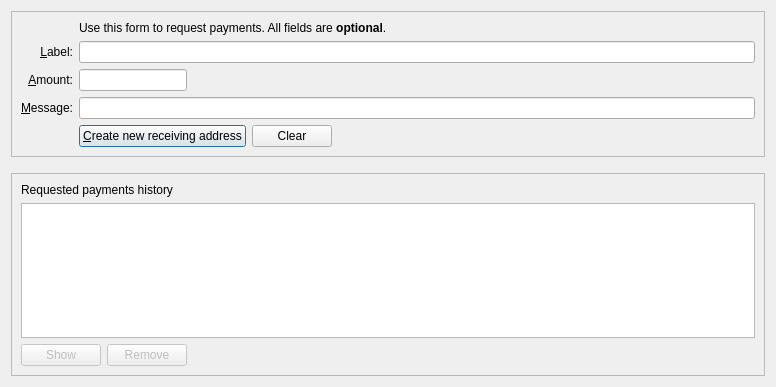
<?xml version="1.0" encoding="UTF-8"?>
<ui version="4.0">
 <class>ReceiveCoinsDialog</class>
 <widget class="QDialog" name="ReceiveCoinsDialog">
  <property name="geometry">
   <rect>
    <x>0</x>
    <y>0</y>
    <width>776</width>
    <height>387</height>
   </rect>
  </property>
  <layout class="QVBoxLayout" name="verticalLayout" stretch="0,0,1">
   <item>
    <widget class="QFrame" name="frame2">
     <property name="sizePolicy">
      <sizepolicy hsizetype="Preferred" vsizetype="Expanding">
       <horstretch>0</horstretch>
       <verstretch>0</verstretch>
      </sizepolicy>
     </property>
     <property name="frameShape">
      <enum>QFrame::StyledPanel</enum>
     </property>
     <property name="frameShadow">
      <enum>QFrame::Sunken</enum>
     </property>
     <layout class="QVBoxLayout" name="verticalLayout_3">
      <item>
       <layout class="QGridLayout" name="gridLayout">
        <item row="6" column="0">
         <widget class="QLabel" name="label_3">
          <property name="toolTip">
           <string>An optional message to attach to the payment request, which will be displayed when the request is opened. Note: The message will not be sent with the payment over the ETXO network.</string>
          </property>
          <property name="text">
           <string>&amp;Message:</string>
          </property>
          <property name="alignment">
           <set>Qt::AlignRight|Qt::AlignTrailing|Qt::AlignVCenter</set>
          </property>
          <property name="buddy">
           <cstring>reqMessage</cstring>
          </property>
         </widget>
        </item>
        <item row="4" column="2">
         <widget class="QLineEdit" name="reqLabel">
          <property name="toolTip">
           <string>An optional label to associate with the new receiving address.</string>
          </property>
         </widget>
        </item>
        <item row="6" column="2">
         <widget class="QLineEdit" name="reqMessage">
          <property name="toolTip">
           <string>An optional message to attach to the payment request, which will be displayed when the request is opened.&lt;br&gt;Note: The message will not be sent with the payment over the ETXO network.</string>
          </property>
         </widget>
        </item>
        <item row="2" column="2">
         <widget class="QLabel" name="label_5">
          <property name="text">
           <string>Use this form to request payments. All fields are &lt;b&gt;optional&lt;/b&gt;.</string>
          </property>
         </widget>
        </item>
        <item row="4" column="0">
         <widget class="QLabel" name="label_2">
          <property name="toolTip">
           <string>An optional label to associate with the new receiving address.</string>
          </property>
          <property name="text">
           <string>&amp;Label:</string>
          </property>
          <property name="alignment">
           <set>Qt::AlignRight|Qt::AlignTrailing|Qt::AlignVCenter</set>
          </property>
          <property name="buddy">
           <cstring>reqLabel</cstring>
          </property>
         </widget>
        </item>
        <item row="5" column="0">
         <widget class="QLabel" name="label">
          <property name="toolTip">
           <string>An optional amount to request. Leave this empty or zero to not request a specific amount.</string>
          </property>
          <property name="text">
           <string>&amp;Amount:</string>
          </property>
          <property name="alignment">
           <set>Qt::AlignRight|Qt::AlignTrailing|Qt::AlignVCenter</set>
          </property>
          <property name="buddy">
           <cstring>reqAmount</cstring>
          </property>
         </widget>
        </item>
        <item row="7" column="2">
         <layout class="QHBoxLayout" name="horizontalLayout">
          <item>
           <widget class="QPushButton" name="receiveButton">
            <property name="minimumSize">
             <size>
              <width>150</width>
              <height>0</height>
             </size>
            </property>
            <property name="text">
             <string>&amp;Create new receiving address</string>
            </property>
            <property name="autoDefault">
             <bool>false</bool>
            </property>
            <property name="default">
             <bool>true</bool>
            </property>
           </widget>
          </item>
          <item>
           <widget class="QPushButton" name="clearButton">
            <property name="sizePolicy">
             <sizepolicy hsizetype="Minimum" vsizetype="Fixed">
              <horstretch>0</horstretch>
              <verstretch>0</verstretch>
             </sizepolicy>
            </property>
            <property name="toolTip">
             <string>Clear all fields of the form.</string>
            </property>
            <property name="text">
             <string>Clear</string>
            </property>
            <property name="autoDefault">
             <bool>false</bool>
            </property>
           </widget>
          </item>
          <item>
           <spacer name="horizontalSpacer">
            <property name="orientation">
             <enum>Qt::Horizontal</enum>
            </property>
            <property name="sizeHint" stdset="0">
             <size>
              <width>40</width>
              <height>20</height>
             </size>
            </property>
           </spacer>
          </item>
         </layout>
        </item>
        <item row="7" column="0">
         <widget class="QLabel" name="label_7">
          <property name="text">
           <string/>
          </property>
         </widget>
        </item>
        <item row="5" column="2">
         <layout class="QHBoxLayout" name="horizontalLayout_4" stretch="0,1">
          <property name="spacing">
           <number>0</number>
          </property>
          <property name="topMargin">
           <number>0</number>
          </property>
          <item>
           <widget class="BitcoinAmountField" name="reqAmount">
            <property name="toolTip">
             <string>An optional amount to request. Leave this empty or zero to not request a specific amount.</string>
            </property>
           </widget>
          </item>
          <item>
           <spacer name="horizontalSpacer_3">
            <property name="orientation">
             <enum>Qt::Horizontal</enum>
            </property>
            <property name="sizeHint" stdset="0">
             <size>
              <width>40</width>
              <height>20</height>
             </size>
            </property>
           </spacer>
          </item>
         </layout>
        </item>
       </layout>
      </item>
     </layout>
    </widget>
   </item>
   <item>
    <spacer name="verticalSpacer_2">
     <property name="orientation">
      <enum>Qt::Vertical</enum>
     </property>
     <property name="sizeHint" stdset="0">
      <size>
       <width>20</width>
       <height>10</height>
      </size>
     </property>
    </spacer>
   </item>
   <item>
    <widget class="QFrame" name="frame">
     <property name="sizePolicy">
      <sizepolicy hsizetype="Preferred" vsizetype="Expanding">
       <horstretch>0</horstretch>
       <verstretch>0</verstretch>
      </sizepolicy>
     </property>
     <property name="frameShape">
      <enum>QFrame::StyledPanel</enum>
     </property>
     <property name="frameShadow">
      <enum>QFrame::Raised</enum>
     </property>
     <layout class="QVBoxLayout" name="verticalLayout_2">
      <item>
       <widget class="QLabel" name="label_6">
        <property name="text">
         <string>Requested payments history</string>
        </property>
       </widget>
      </item>
      <item>
       <widget class="QTableView" name="recentRequestsView">
        <property name="contextMenuPolicy">
         <enum>Qt::CustomContextMenu</enum>
        </property>
        <property name="tabKeyNavigation">
         <bool>false</bool>
        </property>
        <property name="sortingEnabled">
         <bool>true</bool>
        </property>
       </widget>
      </item>
      <item>
       <layout class="QHBoxLayout" name="horizontalLayout_2">
        <item>
         <widget class="QPushButton" name="showRequestButton">
          <property name="enabled">
           <bool>false</bool>
          </property>
          <property name="toolTip">
           <string>Show the selected request (does the same as double clicking an entry)</string>
          </property>
          <property name="text">
           <string>Show</string>
          </property>
          <property name="autoDefault">
           <bool>false</bool>
          </property>
         </widget>
        </item>
        <item>
         <widget class="QPushButton" name="removeRequestButton">
          <property name="enabled">
           <bool>false</bool>
          </property>
          <property name="toolTip">
           <string>Remove the selected entries from the list</string>
          </property>
          <property name="text">
           <string>Remove</string>
          </property>
          <property name="autoDefault">
           <bool>false</bool>
          </property>
         </widget>
        </item>
        <item>
         <spacer name="horizontalSpacer_2">
          <property name="orientation">
           <enum>Qt::Horizontal</enum>
          </property>
          <property name="sizeHint" stdset="0">
           <size>
            <width>40</width>
            <height>20</height>
           </size>
          </property>
         </spacer>
        </item>
       </layout>
      </item>
     </layout>
    </widget>
   </item>
  </layout>
 </widget>
 <customwidgets>
  <customwidget>
   <class>BitcoinAmountField</class>
   <extends>QLineEdit</extends>
   <header>qt/bitcoinamountfield.h</header>
   <container>1</container>
  </customwidget>
 </customwidgets>
 <tabstops>
  <tabstop>reqLabel</tabstop>
  <tabstop>reqAmount</tabstop>
  <tabstop>reqMessage</tabstop>
  <tabstop>receiveButton</tabstop>
  <tabstop>clearButton</tabstop>
  <tabstop>recentRequestsView</tabstop>
  <tabstop>showRequestButton</tabstop>
  <tabstop>removeRequestButton</tabstop>
 </tabstops>
 <resources/>
 <connections/>
</ui>
